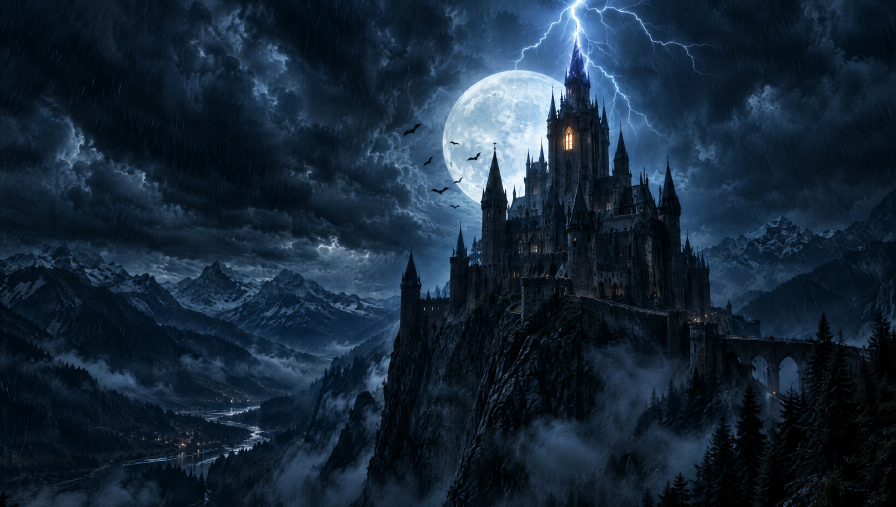
#> input picture video/images/00_castle.jpg, 2688 x 1520 px (shown at 1/3 size)
$ python -i make_video.py   (imports and definitions only)
#> lines starting #> are read from the running program, lines starting #| are printed output that depends on the picture
### video/timeline.py
"""Görüntü ve sesin ortak zaman çizelgesi (saniye)."""

FPS = 30
DURATION = 20.0

# Dövüş bölümü sabit bir vuruşa oturur; kesmeler ve darbeler vuruşlara denk gelir.
FIGHT = 8.6
BEAT = 0.42  # ~143 BPM


def beat(k):
    return FIGHT + BEAT * k


# Plan adı -> (başlangıç, bitiş)
CUTS = {
    "castle": (0.0, 2.6),
    "dracula": (2.6, 4.4),
    "monster": (4.4, 6.2),
    "faceoff": (6.2, FIGHT),
    "lunge": (FIGHT, beat(4)),
    "punch": (beat(4), beat(9)),
    "bats": (beat(9), beat(14)),
    "grab": (beat(14), 17.0),
    "rooftop": (17.0, DURATION),
}

# (zaman, şiddet)
LIGHTNING = [(0.75, 1.0), (1.85, 0.8), (2.55, 1.1), (7.15, 0.9), (beat(14), 1.2),
             (16.3, 0.7), (17.0, 1.3), (18.7, 0.8)]
IMPACTS = [(beat(4), 1.0), (beat(15), 0.7), (17.0, 0.9)]  # yumruk, boğaz, son çarpışma
FLASH_CUTS = [(2.6, 0.9), (beat(4), 1.0), (beat(14), 0.8), (17.0, 1.0)]
TITLE_T = 17.9

### video/make_video.py
#!/usr/bin/env python3
"""Dracula vs Frankenstein: 20 saniyelik dövüş videosu.

Görseller Higgsfield ile üretildi (bkz. higgsfield_images.json). Kamera
hareketi, kurgu, yağmur / şimşek / yarasa / kıvılcım efektleri, yazılar ve ses
tamamen bu kodla üretilir; video için Higgsfield kullanılmaz.

    python3 video/fetch_images.py                 # görselleri indir
    python3 video/make_video.py                   # 1920x1080 @30fps
    python3 video/make_video.py --preview         # 960x540 hızlı önizleme
    python3 video/make_video.py --stills 3,10.3   # seçili anların PNG'leri
"""
import argparse
import math
import os
import subprocess
import sys
import tempfile
import time
from multiprocessing import Pool

import numpy as np
from PIL import Image, ImageDraw, ImageFilter, ImageFont

import soundtrack
from timeline import BEAT, CUTS, DURATION, FIGHT, FLASH_CUTS, FPS, IMPACTS, LIGHTNING, TITLE_T, beat

ROOT = os.path.dirname(os.path.abspath(__file__))


def find_font(*names):
    for n in names:
        for d in ("liberation", "dejavu", "freefont"):
            p = f"/usr/share/fonts/truetype/{d}/{n}"
            if os.path.exists(p):
                return p
    return None


FONT_BOLD = find_font("LiberationSerif-Bold.ttf", "DejaVuSerif-Bold.ttf", "FreeSerifBold.ttf")
FONT_ITALIC = find_font("LiberationSerif-Italic.ttf", "FreeSerifItalic.ttf", "DejaVuSerif.ttf")

# Planlar. zoom: (başlangıç, bitiş); c0/c1: görsel içindeki kamera merkezi (0..1);
# grade: (kontrast, doygunluk, RGB tonu). Kıvılcım ve ark konumları görsel koordinatındadır,
# kamerayla birlikte hareket ederler.
SHOTS = [
    dict(name="castle", img="00_castle.jpg", zoom=(1.0, 1.18), c0=(0.55, 0.50), c1=(0.62, 0.36),
         ease="out", grade=(1.06, 0.85, (0.92, 0.97, 1.10)), rain=1.0, bats="far"),
    dict(name="dracula", img="01_dracula.jpg", zoom=(1.04, 1.26), c0=(0.62, 0.46), c1=(0.67, 0.36),
         ease="inout", grade=(1.08, 0.95, (1.04, 0.96, 0.96))),
    dict(name="monster", img="02_monster.jpg", zoom=(1.04, 1.24), c0=(0.38, 0.46), c1=(0.33, 0.38),
         ease="inout", grade=(1.08, 0.92, (0.95, 1.00, 1.07)), electric=True,
         arcs=[(0.16, 0.43, 0.11, 0.30), (0.16, 0.43, 0.22, 0.48), (0.16, 0.44, 0.12, 0.54),
               (0.31, 0.62, 0.32, 0.72)]),
    dict(name="faceoff", img="03_faceoff.jpg", zoom=(1.0, 1.14), c0=(0.50, 0.56), c1=(0.52, 0.46),
         ease="inout", grade=(1.06, 0.9, (0.95, 0.98, 1.06)), rain=0.6, fog=0.5, xfade=0.4),
    dict(name="lunge", img="04_lunge.jpg", zoom=(1.0, 1.5), c0=(0.50, 0.52), c1=(0.58, 0.32),
         ease="in", grade=(1.08, 0.95, (1.0, 0.97, 1.0)), rain=0.6, blur=True),
    dict(name="punch", img="05_punch.jpg", zoom=(1.26, 1.06), c0=(0.64, 0.45), c1=(0.55, 0.48),
         ease="out", grade=(1.1, 0.95, (0.98, 0.98, 1.04)), rain=0.5, electric=True,
         sparks=[(beat(4), (0.68, 0.44), 120, "mixed")],
         arcs=[(0.40, 0.46, 0.66, 0.44), (0.46, 0.64, 0.62, 0.55), (0.12, 0.27, 0.08, 0.18)]),
    dict(name="bats", img="06_bats.jpg", zoom=(1.12, 1.24), c0=(0.40, 0.55), c1=(0.56, 0.36),
         ease="inout", grade=(1.06, 0.9, (0.96, 0.97, 1.05)), rain=0.3, bats="swarm"),
    dict(name="grab", img="07_grab.jpg", zoom=(1.0, 1.2), c0=(0.48, 0.50), c1=(0.55, 0.36),
         ease="inout", grade=(1.08, 0.9, (0.94, 0.98, 1.08)), rain=0.9, electric=True,
         sparks=[(beat(15), (0.68, 0.30), 60, "blue")],
         arcs=[(0.47, 0.57, 0.64, 0.38), (0.43, 0.60, 0.57, 0.68), (0.62, 0.40, 0.68, 0.48),
               (0.22, 0.47, 0.17, 0.52)]),
    dict(name="rooftop", img="08_rooftop.jpg", zoom=(1.32, 1.02), c0=(0.48, 0.20), c1=(0.50, 0.40),
         ease="out", grade=(1.06, 0.88, (0.94, 0.97, 1.08)), rain=0.9, bats="circle", moon=(0.485, 0.11)),
]
# [3 lines not run here, left out]

SHAKES = [(ti, 34 * s, 6.0) for ti, s in IMPACTS] + [(FIGHT, 12, 3.5), (beat(9), 10, 4.0), (beat(14), 8, 4.0)]
RAIN_ANGLE = 0.15
G = {}


# ---------------------------------------------------------------- yardımcılar

def clamp01(x):
    return min(max(x, 0.0), 1.0)


def smooth(x):
    x = clamp01(x)
    return x * x * (3 - 2 * x)


# [7 lines left out: function ease, not called in this run]


def lerp(a, b, w):
    return a + (b - a) * w


# [361 lines left out: functions grade, text_layer, hstack_layers, overlay_rgba, bat_points, jagged and 14 more, not called in this run]


# ---------------------------------------------------------------- genel efektler

def lightning_level(t):
    v = 0.0
    for tl, s in LIGHTNING:
        for off, a in ((0, 1.0), (0.09, 0.5), (0.2, 0.8)):
            dt = t - tl - off
            if 0 <= dt < 0.6:
                v += s * a * math.exp(-dt * 20)
    return min(v, 1.6)


def lt_alpha(t, t_in, t_out):
    return smooth((t - t_in) / 0.4) * smooth((t_out - t) / 0.35)


# [70 lines left out: functions lower_third, add_text, apply_global, shot_index, not called in this run]


def render_frame_array(i):
    t = i / FPS
    L = lightning_level(t)
    k = shot_index(t)
    s = SHOTS[k]
    frame = render_shot(s, t, i, L)
    nxt = SHOTS[k + 1] if k + 1 < len(SHOTS) else None
    if s.get("xfade") and k > 0 and t < s["t0"] + s["xfade"] / 2:
        w = smooth((t - s["t0"] + s["xfade"] / 2) / s["xfade"])
        frame = render_shot(SHOTS[k - 1], t, i, L) * (1 - w) + frame * w
    elif nxt is not None and nxt.get("xfade") and t >= nxt["t0"] - nxt["xfade"] / 2:
        w = smooth((t - nxt["t0"] + nxt["xfade"] / 2) / nxt["xfade"])
        frame = frame * (1 - w) + render_shot(nxt, t, i, L) * w
    frame = apply_global(frame, t, i)
    return (np.clip(frame, 0, 1) * 255 + 0.5).astype(np.uint8)


def render_frame(i):
    return render_frame_array(i).tobytes()


# ---------------------------------------------------------------- ana akış

# [48 lines left out: function main, not called in this run]


# [2 lines not run here, left out]

>>> import cv2
>>> picture = cv2.imread('images/00_castle.jpg', cv2.IMREAD_GRAYSCALE)
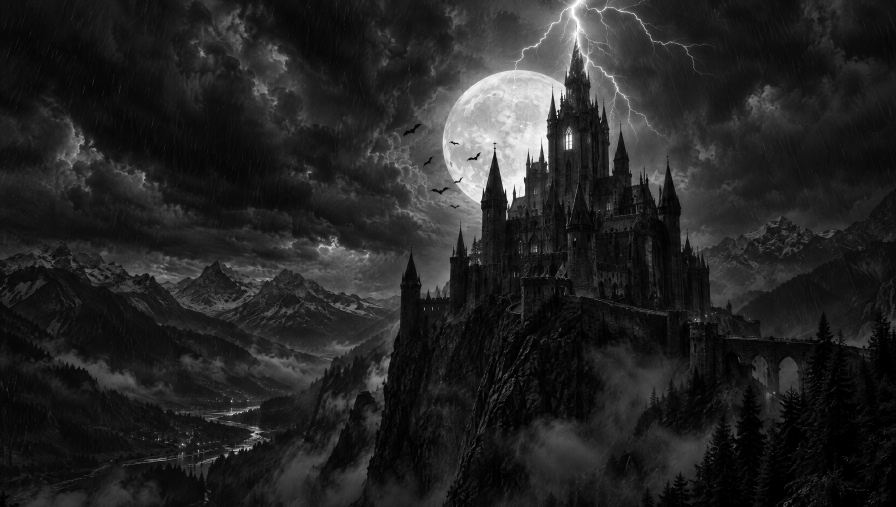
#> picture: shape (1520, 2688) (shown at 1/3 size); min 0, max 255, mean 36.6
>>> result = render_frame_array(picture)
#> after the loop in lightning_level, `for tl, s in LIGHTNING:`: v = 0
#> (the run stopped early here; a loop or call above may not have finished)
